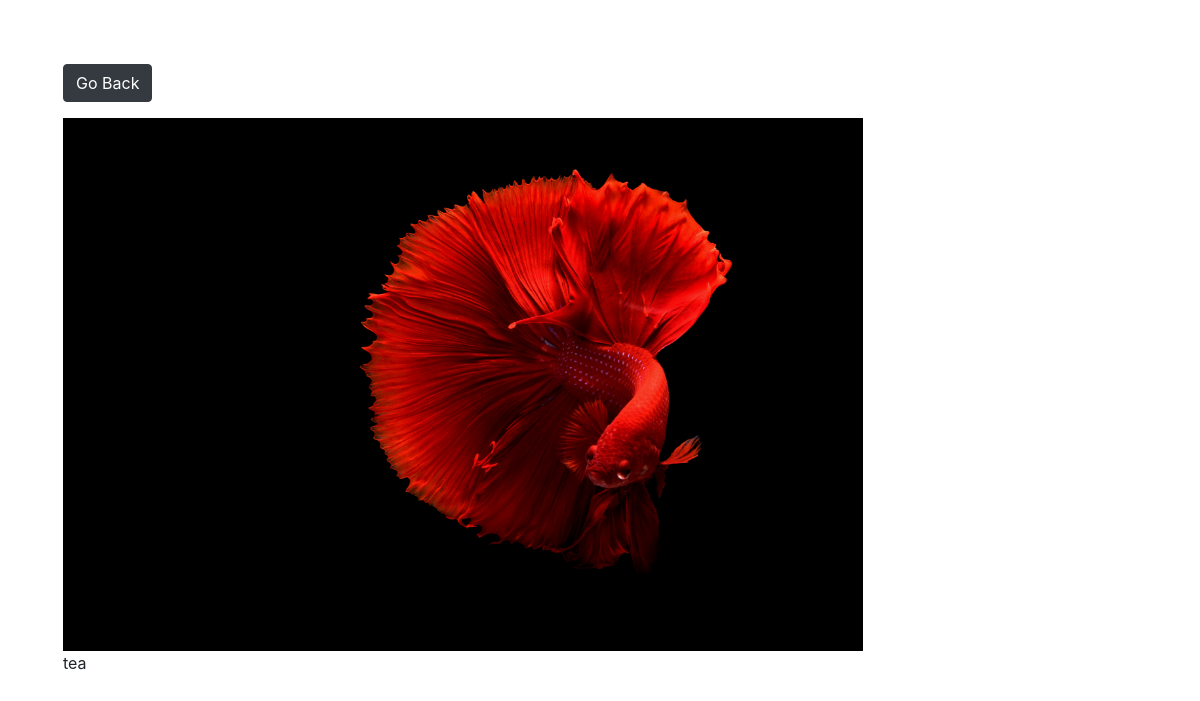
The page /photo/3/ on the database its author committed.
### PhotoApp/models.py (models this page shows, shortened)
class Photo(models.Model):
    category           =   models.ForeignKey(Category,on_delete=models.SET_NULL,null=True,blank=True)
    image              =   models.ImageField(null=False,blank=False)
    description        =   models.TextField()

### PhotoApp/views.py (the view)
# urls.py: path('photo/<str:pk>/',views.PhotoFunction,name="Photo")
def PhotoFunction(request,pk):
    photos = Photo.objects.get(id=pk)
    return render(request,'Photo.html',{'key2':photos})

### templates/photo.html (shortened to what this page needs)
<!doctype html>
<html lang="en">
<head>
    <link rel="stylesheet" href="https://cdn.jsdelivr.net/npm/bootstrap@4.0.0/dist/css/bootstrap.min.css">
</head>
<body class="m-5">
<div class="container">
    <div class="row justify-content-center">
        <div class="col">
            <a href="{% url 'Gallery' %}" class="btn btn-dark my-3">Go Back</a>
            <div style="height:90vh;">
                <img style="max-width:800px;max-height:800px;" src="{{ key2.image.url }}">
                <p>{{key2.description}}</p>
            </div>
        </div>
    </div>
</div>
</body>
</html>

### rows shown on the page
Photo: image (picture), description "tea"
